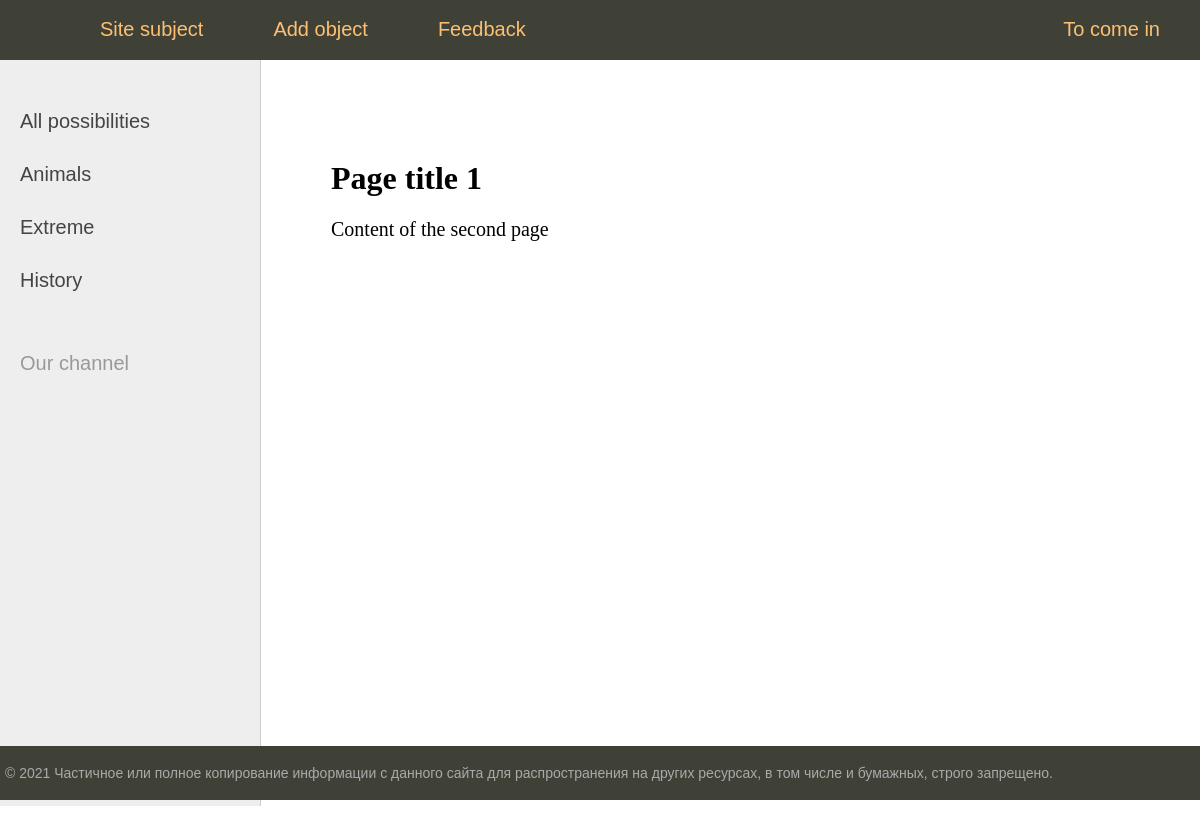
The page /about/ on the database its author committed.
### object/models.py (models this page shows, shortened)
class Category(models.Model):
    name = models.CharField(max_length=150, db_index=True, verbose_name='Приоритет')
    def get_absolute_url(self):
        return reverse('category', kwargs={'cat_id': self.pk})
    class Meta:
        verbose_name = 'Целевой приоритет'
        verbose_name_plural = 'Целевые приоритеты'
        ordering = ['id']

### object/views.py (the view)
# urls.py: path('about/', about, name='about'),
def about(request):
    return render(request, 'object/about.html', {'menu': menu, 'title': 'Page title 1'})

### object/templatetags/object_tags.py (called while the page is built)
@register.simple_tag()
def get_categories():
    return Category.objects.all()

@register.inclusion_tag('object/list_categories.html')
def show_categories(sort=None, cat_selected=0):
    if not sort:
        cats = Category.objects.all()
    else:
        cats = Category.objects.order_by(sort)
    return {"cats": cats, "cat_selected": cat_selected}

### object/templates/object/about.html
{% extends 'object/base.html' %}
{% block content %}
<h1>{{title}}</h1>
Content of the second page
{% endblock %}

### object/templates/object/list_categories.html
{% for c in cats %}
	{% if c.pk == cat_selected %}
		<li class="selected">{{c.name}}</li>
	{% else %}
		<li><a href="{{ c.get_absolute_url }}"> {{ c.name }}</a></li>
	{% endif %}
{% endfor %}

### object/ static/object/css/styles.css (style rules this page uses)
html, body { font-family: 'Arial'; margin: 0; padding: 0; height: 100%; width: 100%; color: #444; }
a { color: #0059b2; text-decoration: none; }
.left-chapters ul li { margin: 30px 0 0 0; color: #999; }
.left-chapters ul li a { color: #444; text-decoration: none; }
.content-text h1 { font-size: 32px; }

### rows shown on the page
Category: name "Animals"
Category: name "Extreme"
Category: name "History"

### other values the page prints
{{ m.title }} "Site subject" "Add object" "Feedback"
{{ m.title }} "To come in"
{{ title }} "Page title 1"
